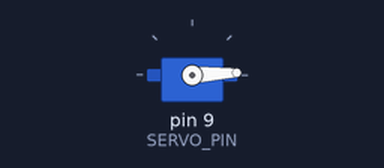
Bench run of a sketch on a simulated Arduino Uno, built with avr-gcc and run on an emulated ATmega328P. Parts: servo.

Above: at 0.55 s.
At 1.9 s:
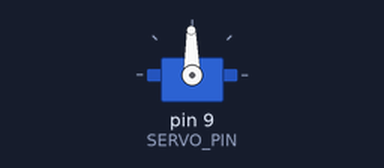
At 3.25 s:
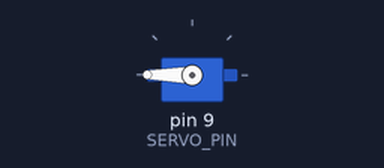
At 5.95 s:
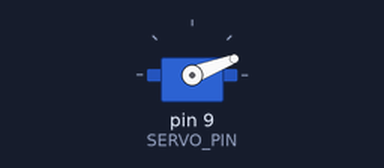
Timing chart, 0 to 8.4 s (numbered marks = the images above):
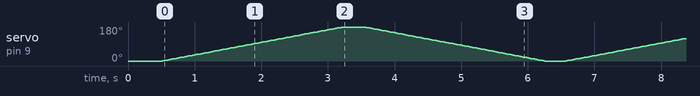

The sketch:

sketch.ino
```cpp
// Task 4: Sweep a micro servo between 0 and 180 degrees.

#include <Servo.h>

const byte SERVO_PIN = 9;
Servo myServo;

void setup() {
  myServo.attach(SERVO_PIN);
  myServo.write(0);
  delay(500);
}

void loop() {
  for (int angle = 0; angle <= 180; angle++) {
    myServo.write(angle);
    delay(15);
  }

  delay(300);

  for (int angle = 180; angle >= 0; angle--) {
    myServo.write(angle);
    delay(15);
  }

  delay(300);
}
```
